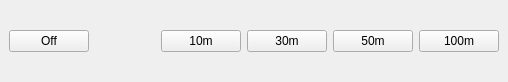
<?xml version="1.0" encoding="UTF-8"?>
<ui version="4.0">
 <class>DockWidgetLasso</class>
 <widget class="QDockWidget" name="DockWidgetLasso">
  <property name="geometry">
   <rect>
    <x>0</x>
    <y>0</y>
    <width>508</width>
    <height>82</height>
   </rect>
  </property>
  <property name="windowTitle">
   <string>PosiView Quick Lasso</string>
  </property>
  <widget class="QWidget" name="dockWidgetContents">
   <property name="sizePolicy">
    <sizepolicy hsizetype="Preferred" vsizetype="Minimum">
     <horstretch>0</horstretch>
     <verstretch>0</verstretch>
    </sizepolicy>
   </property>
   <layout class="QHBoxLayout" name="horizontalLayout">
    <item>
     <widget class="QPushButton" name="pushButtonLassoOff">
      <property name="text">
       <string>Off</string>
      </property>
     </widget>
    </item>
    <item>
     <spacer name="horizontalSpacer">
      <property name="orientation">
       <enum>Qt::Horizontal</enum>
      </property>
      <property name="sizeHint" stdset="0">
       <size>
        <width>143</width>
        <height>20</height>
       </size>
      </property>
     </spacer>
    </item>
    <item>
     <widget class="QPushButton" name="pushButtonLasso1">
      <property name="text">
       <string>10m</string>
      </property>
     </widget>
    </item>
    <item>
     <widget class="QPushButton" name="pushButtonLasso2">
      <property name="text">
       <string>30m</string>
      </property>
     </widget>
    </item>
    <item>
     <widget class="QPushButton" name="pushButtonLasso3">
      <property name="text">
       <string>50m</string>
      </property>
     </widget>
    </item>
    <item>
     <widget class="QPushButton" name="pushButtonLasso4">
      <property name="text">
       <string>100m</string>
      </property>
     </widget>
    </item>
   </layout>
  </widget>
 </widget>
 <resources/>
 <connections/>
</ui>
